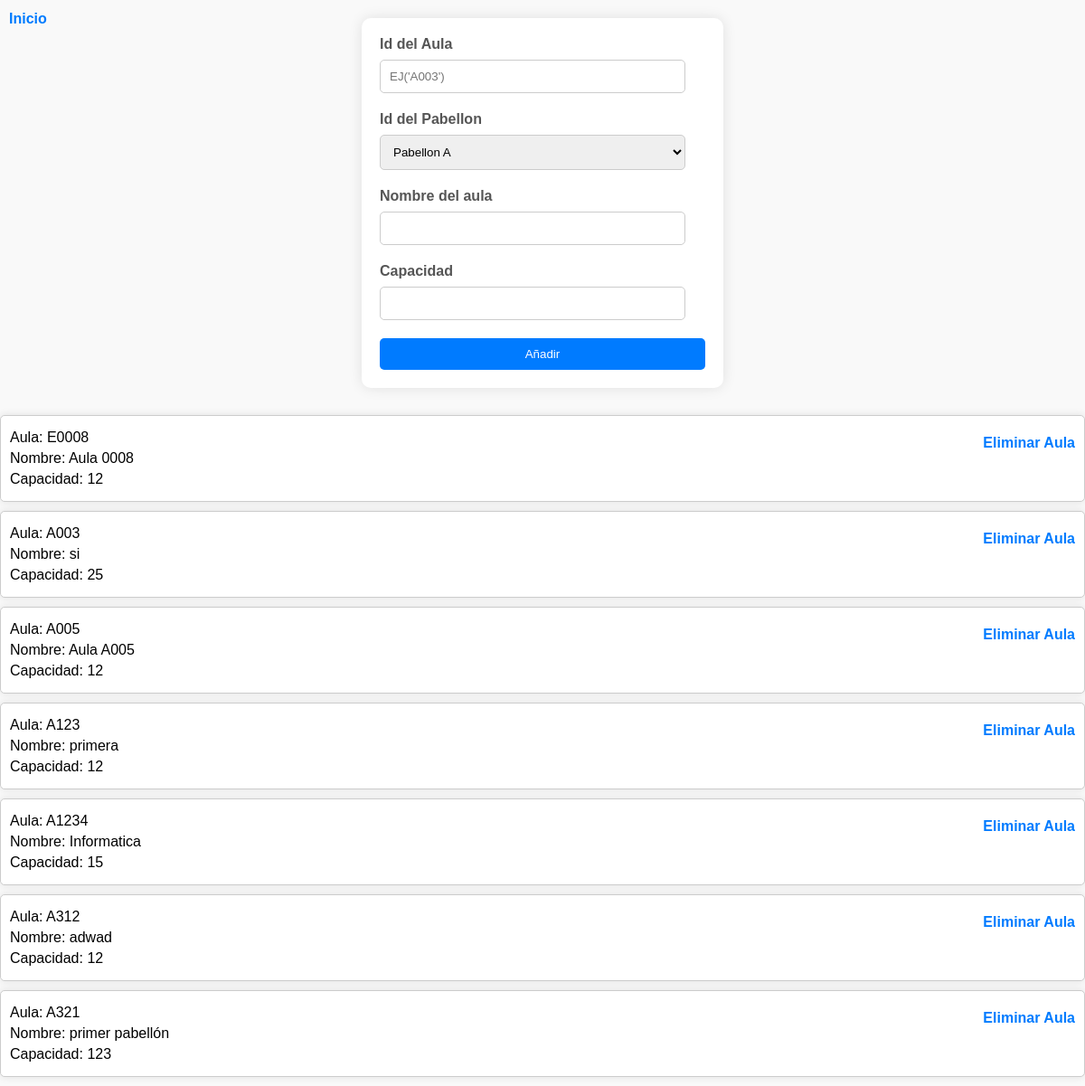
The page /views/createNewAula.php (signed in) on the database as committed earlier.
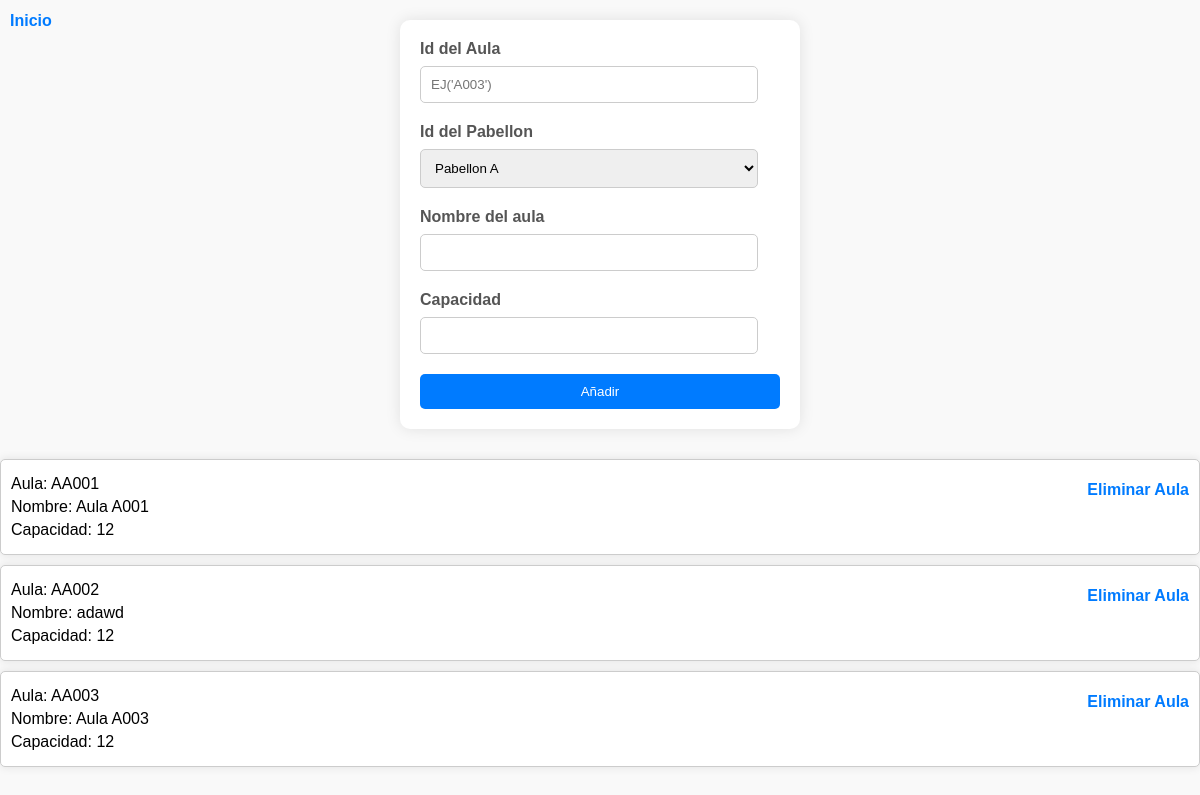
The same page on the database as committed later.
### tables this page shows
CREATE TABLE `aula` (
  `idAula` varchar(200) NOT NULL,
  `idPabellon` varchar(200) NOT NULL,
  `nombre` varchar(200) NOT NULL,
  `capacidadAula` int(11) DEFAULT NULL
);

### BD/bd.inc.php (called while the page is built)
<?php
function conectar()
{
    try {
        $host = "localhost";
        $basedatos = "seleccion-clases";
        $usuario = "root";
        $password = "";
        return new PDO("mysql:host=$host;dbname=$basedatos", $usuario, $password);
    } catch (PDOException $e) {
        echo $e->getMessage();
    }
}

### BD/pabellon.inc.php (called while the page is built, shortened)
<?php
include_once 'bd.inc.php';
function getPabellones (){
    $sql = conectar()->prepare("SELECT * FROM `pabellon` ");
    try {
        $sql->execute();
        return $sql->fetchAll();
    }catch(PDOException $e){
        $e->getMessage();
    }
}

### BD/aula.inc.php (called while the page is built, shortened)
<?php
include_once 'bd.inc.php';
function getAllAulas()
{
    $sql = conectar()->prepare("Select * from aula");
    try {
        $sql->execute();
        return $sql->fetchAll();
    } catch (PDOException $e) {
        throw new Exception('Error al acceder a la base de datos');
    }
}

### views/createNewAula.php (the view, shortened to what this page needs)
<?php
include '../BD/pabellon.inc.php';
include '../BD/aula.inc.php';
$pabellones = getPabellones();
?>
<!DOCTYPE html>
<html lang="es">
<head>
    <link rel="stylesheet" href="../stylesheets/createNewAula.css">
</head>
<body>
<a href="./inicio.php" >Inicio</a>
    <form action="../lib/createNewAula2.php" method="get" onsubmit="validateForm(event)">
        <label for="idAula">Id del Aula</label>
        <input type="text" name="idAula" id="idAula" required placeholder="EJ('A003')">
        <br>
        <label for="idPabellon">Id del Pabellon</label>
        <select name="idPabellon" id="idPabellon">
            <?php foreach ($pabellones as $key => $pabellon) { ?>
                <option value="<?= $pabellon['idPabellon'] ?>"><?= $pabellon['nombre'] ?></option>
            <?php } ?>
        </select>
        <br>
        <label for="nombre">Nombre del aula</label>
        <input type="text" name="nombre" id="nombre" required>
        <br>
        <label for="capacidad">Capacidad</label>
        <input type="number" name="capacidad" id="capacidad" required>
        <br>
        <input type="submit" value="Añadir">
    </form>
    <?php if ($_SESSION['userCheked']['admin'] == true) { ?>
        <div class="cards-container">
            <?php foreach (getAllAulas() as $key => $aula) { ?>
                <div class="card">
                    <div>
                        <p>Aula: <?= $aula['idPabellon'] . $aula['idAula'] ?></p>
                        <p>Nombre: <?= $aula['nombre'] ?></p>
                        <p>Capacidad: <?= $aula['capacidadAula'] ?></p>
                    </div>
                    <a href="../lib/deleteAula.php?idAula=<?= $aula['idAula'] ?>">Eliminar Aula</a>
                </div>
            <?php } ?>
        </div>
    <?php } ?>
</body>
</html>

Rows that differ between the two databases and show on the page:
removed aula: idPabellon "E", idAula "0008", nombre "Aula 0008", capacidadAula "12"
removed aula: idPabellon "A", idAula "003", nombre "si", capacidadAula "25"
removed aula: idPabellon "A", idAula "005", nombre "Aula A005", capacidadAula "12"
removed aula: idPabellon "A", idAula "123", nombre "primera", capacidadAula "12"
removed aula: idPabellon "A", idAula "1234", nombre "Informatica", capacidadAula "15"
removed aula: idPabellon "A", idAula "312", nombre "adwad", capacidadAula "12"
removed aula: idPabellon "A", idAula "321", nombre "primer pabellón", capacidadAula "123"
added aula: idPabellon "A", idAula "A001", nombre "Aula A001", capacidadAula "12"
added aula: idPabellon "A", idAula "A002", nombre "adawd", capacidadAula "12"
added aula: idPabellon "A", idAula "A003", nombre "Aula A003", capacidadAula "12"
